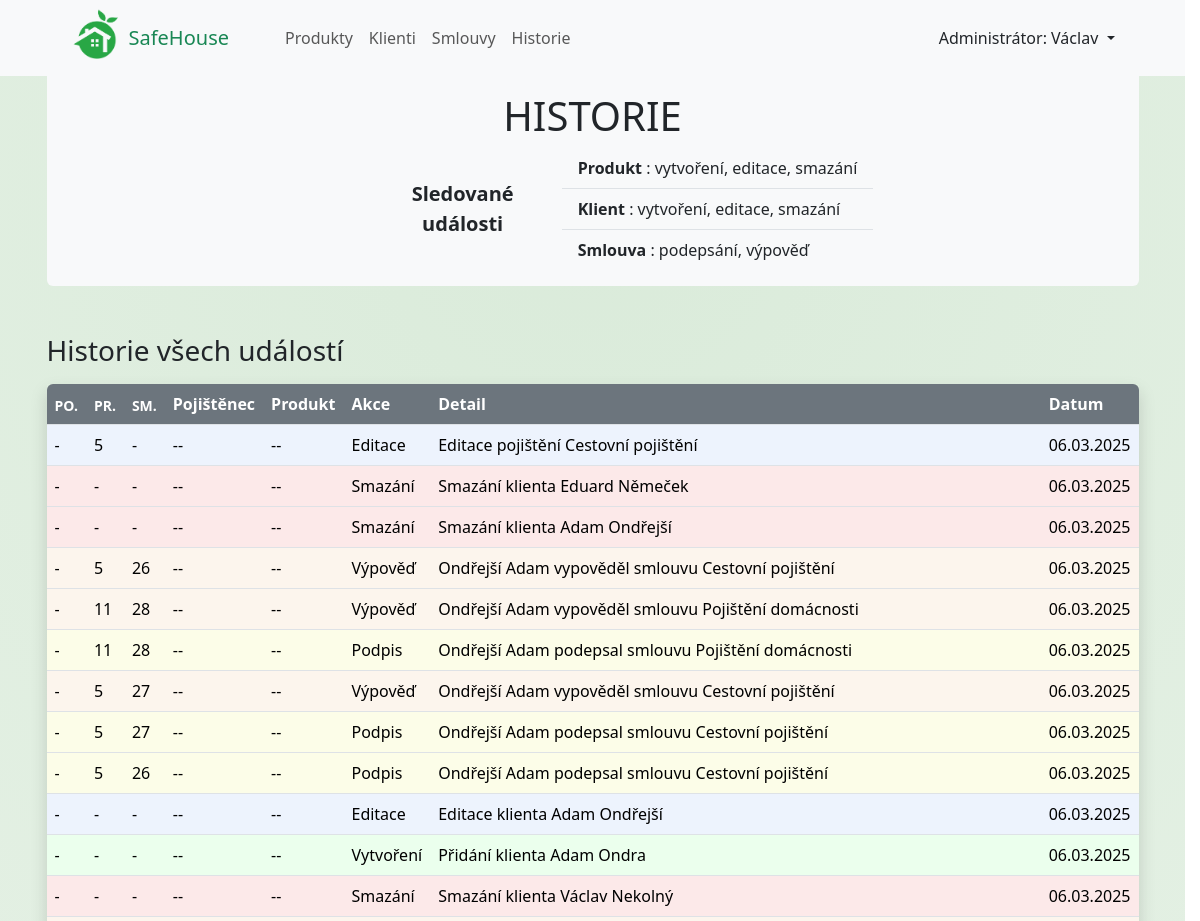
The page /historie (upper part) on the database as committed earlier.
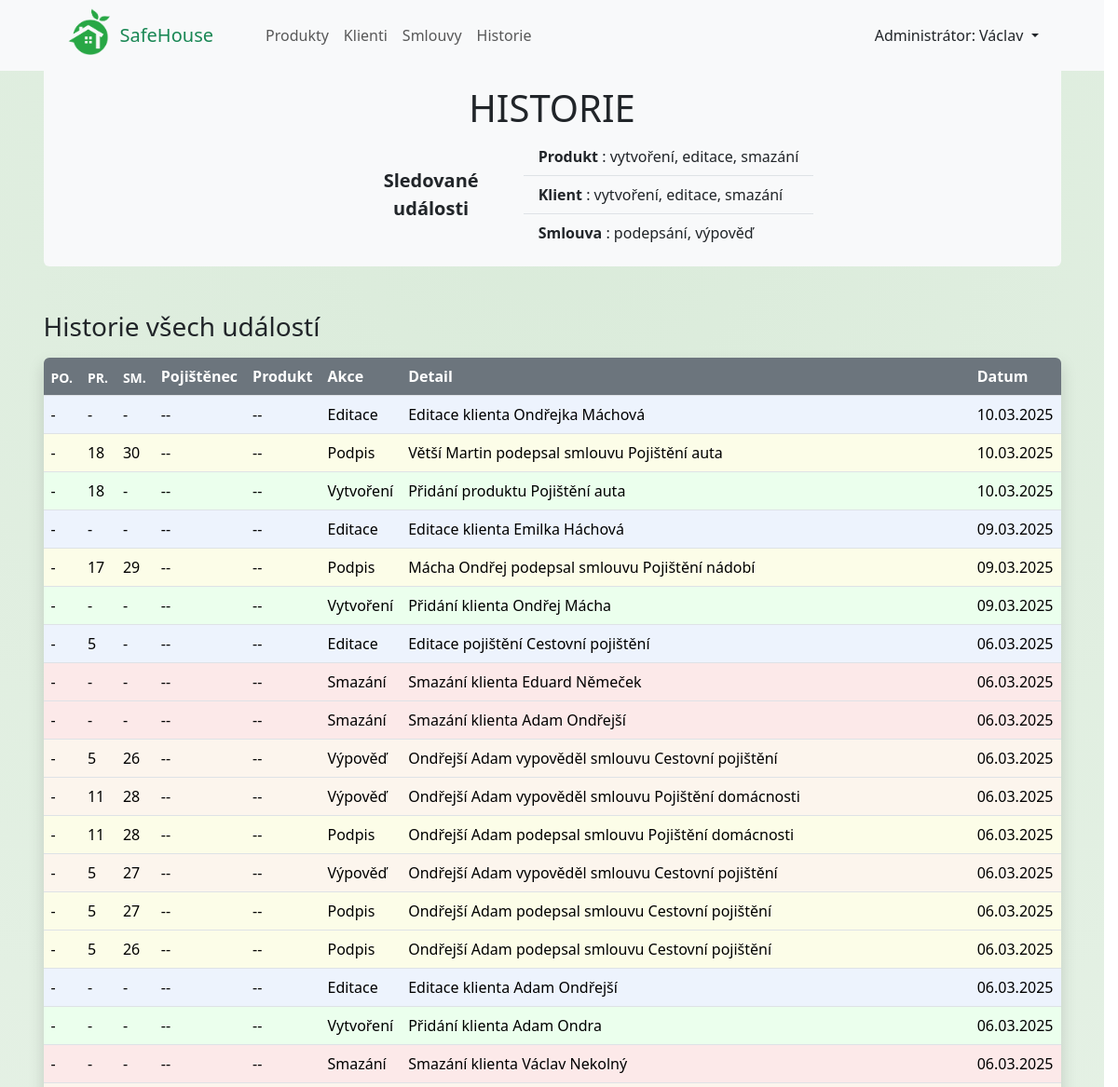
The same page on the database as committed later.
### pojistenci_app/models.py (models this page shows, shortened)
class Historie(models.Model):
    klient_id = models.IntegerField(null=True)
    produkt_id = models.IntegerField(null=True)
    smlouva_id = models.IntegerField(null=True)
    klient_str = models.CharField(max_length=40, null=True)
    produkt_str = models.CharField(max_length=40, null=True)
    akce = models.CharField(max_length=10, null=True)
    detail_akce = models.CharField(max_length=200, null=True)
    datum_cas = models.DateTimeField(auto_now=True)
    class Meta:
        verbose_name_plural = "Historie událostí"

### pojistenci_app/views.py (the view)
# urls.py: path('historie',
def historie(request):
    historie = Historie.objects.all().order_by('-datum_cas')
    return render(request, 'pojistenci_app/historie.html', {'historie': historie})

### pojistenci_app/templates/pojistenci_app/historie.html (shortened to what this page needs)
{% extends "base.html" %}
{% load static %}
{% block styles %}
    <link rel="stylesheet" href={% static "pojistenci_app/historie.css" %}>
{% endblock styles %}
{% block content %}
<div class="container-md">
    <div class="bg-light rounded-bottom mb-5 pb-3">
        <h1 class="text-center pt-3">HISTORIE</h1>
        <div class="d-flex gap-5 align-items-center justify-content-center position-relative" style="left:50px;">
            <div class="lead fw-bold bg-light text-center">Sledované<br> události</div>
            <ul class="list-group list-group-flush">
                <li class="list-group-item  bg-light"><b>Produkt</b> : vytvoření, editace, smazání</li>
                <li class="list-group-item  bg-light"><b>Klient</b> : vytvoření, editace, smazání</li>
                <li class="list-group-item  bg-light"><b>Smlouva</b> : podepsání, výpověď</li>
            </ul>
        </div>
    </div>
    <h3 class="mb-3">Historie všech událostí</h3>
    <table class="table table-hover shadow" id="vsechny_smlouvy">
        <thead>
        <tr>
            <th scope="col" class="small text-bg-secondary">PO.</th>
            <th scope="col" class="small text-bg-secondary">PR.</th>
            <th scope="col" class="small text-bg-secondary">SM.</th>
            <th scope="col" class=" text-bg-secondary">Pojištěnec</th>
            <th scope="col" class=" text-bg-secondary">Produkt</th>
            <th scope="col" class=" text-bg-secondary">Akce</th>
            <th scope="col" class=" text-bg-secondary">Detail</th>
            <th scope="col" class=" text-bg-secondary">Datum</th>
        </tr>
        </thead>
        <tbody>
        {% for zaznam in historie %}
            <tr
            {% if zaznam.akce == "Vytvoření" %} class="vytvoreni"
            {% elif zaznam.akce == "Editace" %} class="editace"
            {% elif zaznam.akce == "Smazání" %} class="smazani"
            {% elif zaznam.akce == "Podpis" %} class="podpis"
            {% elif zaznam.akce == "Výpověď" %} class="vypoved"
            {% endif %}
                style="vertical-align: middle;">
                    <td scope="row">{{ zaznam.pojistenec_id|default:"-" }}</td>
                    <td>{{ zaznam.produkt_id|default:"-" }}</td>
                    <td>{{ zaznam.smlouva_id|default:"-" }}</td>
                    <td>{{ zaznam.pojistenec|default:"--" }}</td>
                    <td>{{ zaznam.produkt|default:"--" }}</td>
                    <td>{{ zaznam.akce|default:"--" }}</td>
                    <td>{{ zaznam.detail_akce|default:"--" }}</td>
                    <td>{{ zaznam.datum_cas|date:"d.m.Y" }}</td>
                </tr>
        {% endfor %}
        </tbody>
    </table>
</div>
{% endblock content %}

Rows that differ between the two databases and show on the page:
added Historie: pojistenec_id "-", produkt_id "-", smlouva_id "-", pojistenec "--", produkt "--", akce "Editace", detail_akce "Editace klienta Ondřejka Máchová", datum_cas "10.03.2025"
added Historie: pojistenec_id "-", produkt_id "18", smlouva_id "30", pojistenec "--", produkt "--", akce "Podpis", detail_akce "Větší Martin podepsal smlouvu Pojištění auta", datum_cas "10.03.2025"
added Historie: pojistenec_id "-", produkt_id "18", smlouva_id "-", pojistenec "--", produkt "--", akce "Vytvoření", detail_akce "Přidání produktu Pojištění auta", datum_cas "10.03.2025"
added Historie: pojistenec_id "-", produkt_id "-", smlouva_id "-", pojistenec "--", produkt "--", akce "Editace", detail_akce "Editace klienta Emilka Háchová", datum_cas "09.03.2025"
added Historie: pojistenec_id "-", produkt_id "17", smlouva_id "29", pojistenec "--", produkt "--", akce "Podpis", detail_akce "Mácha Ondřej podepsal smlouvu Pojištění nádobí", datum_cas "09.03.2025"
added Historie: pojistenec_id "-", produkt_id "-", smlouva_id "-", pojistenec "--", produkt "--", akce "Vytvoření", detail_akce "Přidání klienta Ondřej Mácha", datum_cas "09.03.2025"
